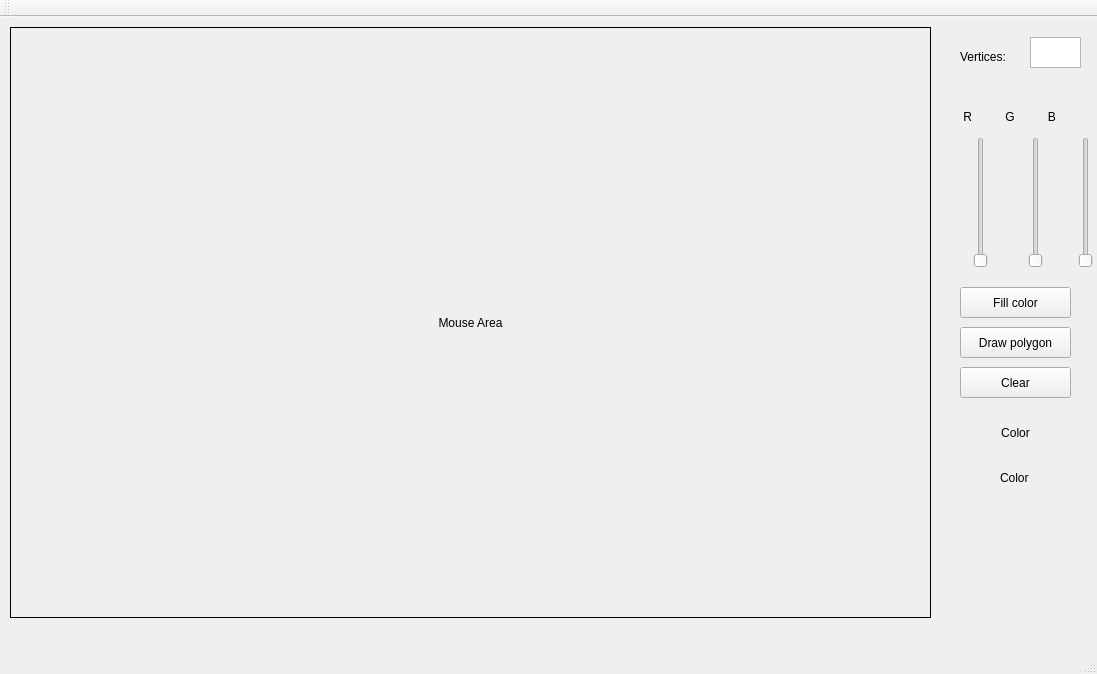
<?xml version="1.0" encoding="UTF-8"?>
<ui version="4.0">
 <class>MainWindow</class>
 <widget class="QMainWindow" name="MainWindow">
  <property name="geometry">
   <rect>
    <x>0</x>
    <y>0</y>
    <width>1097</width>
    <height>674</height>
   </rect>
  </property>
  <property name="windowTitle">
   <string>MainWindow</string>
  </property>
  <widget class="QWidget" name="centralWidget">
   <widget class="QLabel" name="label">
    <property name="geometry">
     <rect>
      <x>10</x>
      <y>10</y>
      <width>921</width>
      <height>591</height>
     </rect>
    </property>
    <property name="cursor">
     <cursorShape>CrossCursor</cursorShape>
    </property>
    <property name="mouseTracking">
     <bool>true</bool>
    </property>
    <property name="frameShape">
     <enum>QFrame::Box</enum>
    </property>
    <property name="frameShadow">
     <enum>QFrame::Plain</enum>
    </property>
    <property name="text">
     <string>Mouse Area</string>
    </property>
    <property name="alignment">
     <set>Qt::AlignCenter</set>
    </property>
    <property name="margin">
     <number>0</number>
    </property>
   </widget>
   <widget class="QLabel" name="label_2">
    <property name="geometry">
     <rect>
      <x>960</x>
      <y>30</y>
      <width>61</width>
      <height>20</height>
     </rect>
    </property>
    <property name="text">
     <string>Vertices:</string>
    </property>
   </widget>
   <widget class="QPlainTextEdit" name="plainTextEdit">
    <property name="geometry">
     <rect>
      <x>1030</x>
      <y>20</y>
      <width>51</width>
      <height>31</height>
     </rect>
    </property>
   </widget>
   <widget class="QPushButton" name="pushButton_2">
    <property name="geometry">
     <rect>
      <x>960</x>
      <y>310</y>
      <width>111</width>
      <height>31</height>
     </rect>
    </property>
    <property name="text">
     <string>Draw polygon</string>
    </property>
   </widget>
   <widget class="QSlider" name="verticalSlider">
    <property name="geometry">
     <rect>
      <x>960</x>
      <y>120</y>
      <width>41</width>
      <height>131</height>
     </rect>
    </property>
    <property name="maximum">
     <number>255</number>
    </property>
    <property name="orientation">
     <enum>Qt::Vertical</enum>
    </property>
   </widget>
   <widget class="QSlider" name="verticalSlider_2">
    <property name="geometry">
     <rect>
      <x>1010</x>
      <y>120</y>
      <width>51</width>
      <height>131</height>
     </rect>
    </property>
    <property name="maximum">
     <number>255</number>
    </property>
    <property name="orientation">
     <enum>Qt::Vertical</enum>
    </property>
   </widget>
   <widget class="QSlider" name="verticalSlider_3">
    <property name="geometry">
     <rect>
      <x>1060</x>
      <y>120</y>
      <width>51</width>
      <height>131</height>
     </rect>
    </property>
    <property name="maximum">
     <number>255</number>
    </property>
    <property name="orientation">
     <enum>Qt::Vertical</enum>
    </property>
   </widget>
   <widget class="QLabel" name="label_3">
    <property name="geometry">
     <rect>
      <x>970</x>
      <y>400</y>
      <width>91</width>
      <height>31</height>
     </rect>
    </property>
    <property name="text">
     <string>Color</string>
    </property>
    <property name="alignment">
     <set>Qt::AlignCenter</set>
    </property>
   </widget>
   <widget class="QLabel" name="label_4">
    <property name="geometry">
     <rect>
      <x>960</x>
      <y>90</y>
      <width>121</width>
      <height>20</height>
     </rect>
    </property>
    <property name="text">
     <string> R          G          B</string>
    </property>
   </widget>
   <widget class="QLabel" name="label_5">
    <property name="geometry">
     <rect>
      <x>1000</x>
      <y>450</y>
      <width>41</width>
      <height>21</height>
     </rect>
    </property>
    <property name="text">
     <string>Color</string>
    </property>
   </widget>
   <widget class="QPushButton" name="pushButton">
    <property name="geometry">
     <rect>
      <x>960</x>
      <y>350</y>
      <width>111</width>
      <height>31</height>
     </rect>
    </property>
    <property name="text">
     <string>Clear</string>
    </property>
   </widget>
   <widget class="QPushButton" name="pushButton_3">
    <property name="geometry">
     <rect>
      <x>960</x>
      <y>270</y>
      <width>111</width>
      <height>31</height>
     </rect>
    </property>
    <property name="text">
     <string>Fill color</string>
    </property>
   </widget>
  </widget>
  <widget class="QMenuBar" name="menuBar">
   <property name="geometry">
    <rect>
     <x>0</x>
     <y>0</y>
     <width>1097</width>
     <height>28</height>
    </rect>
   </property>
  </widget>
  <widget class="QToolBar" name="mainToolBar">
   <attribute name="toolBarArea">
    <enum>TopToolBarArea</enum>
   </attribute>
   <attribute name="toolBarBreak">
    <bool>false</bool>
   </attribute>
  </widget>
  <widget class="QStatusBar" name="statusBar"/>
 </widget>
 <layoutdefault spacing="6" margin="11"/>
 <resources/>
 <connections/>
</ui>
